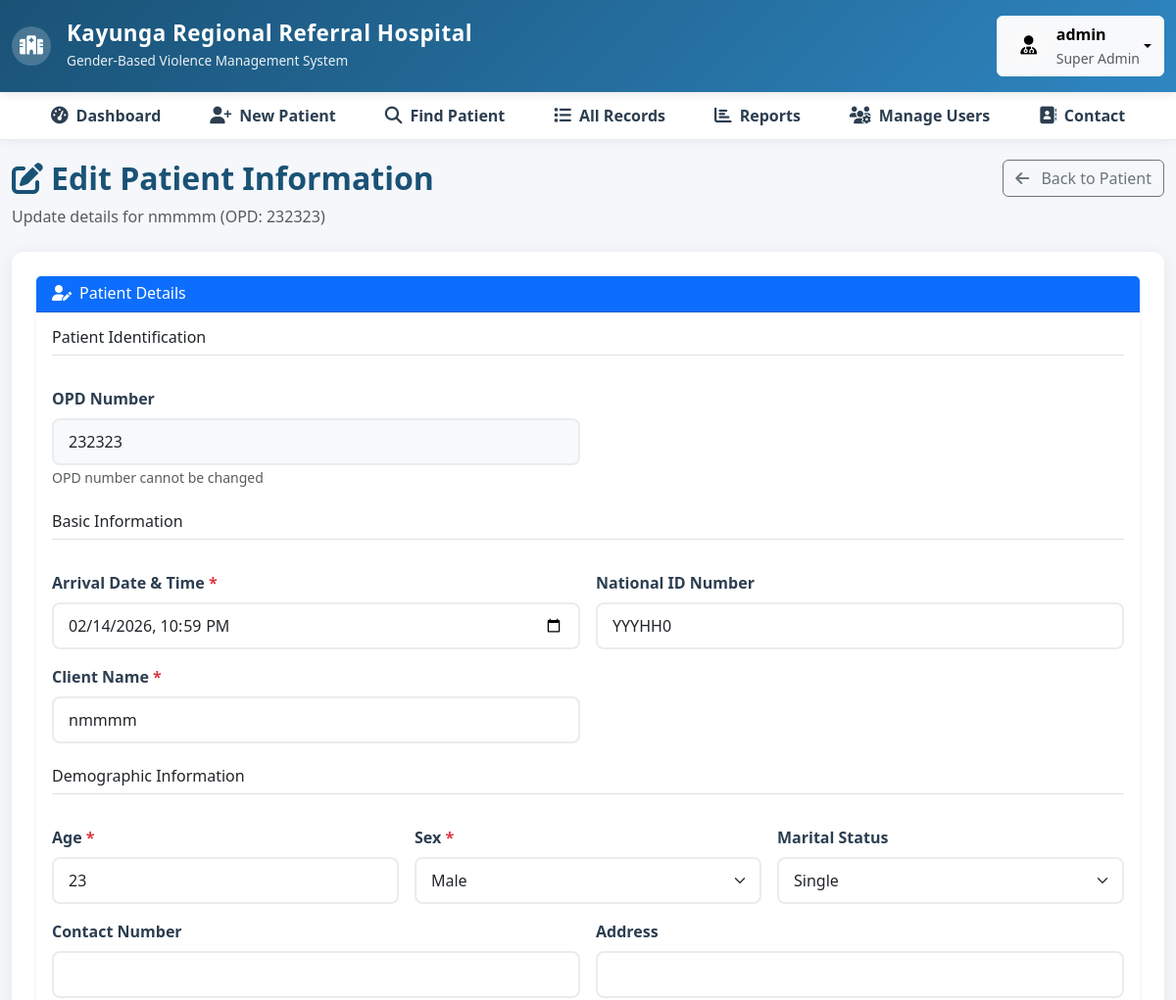
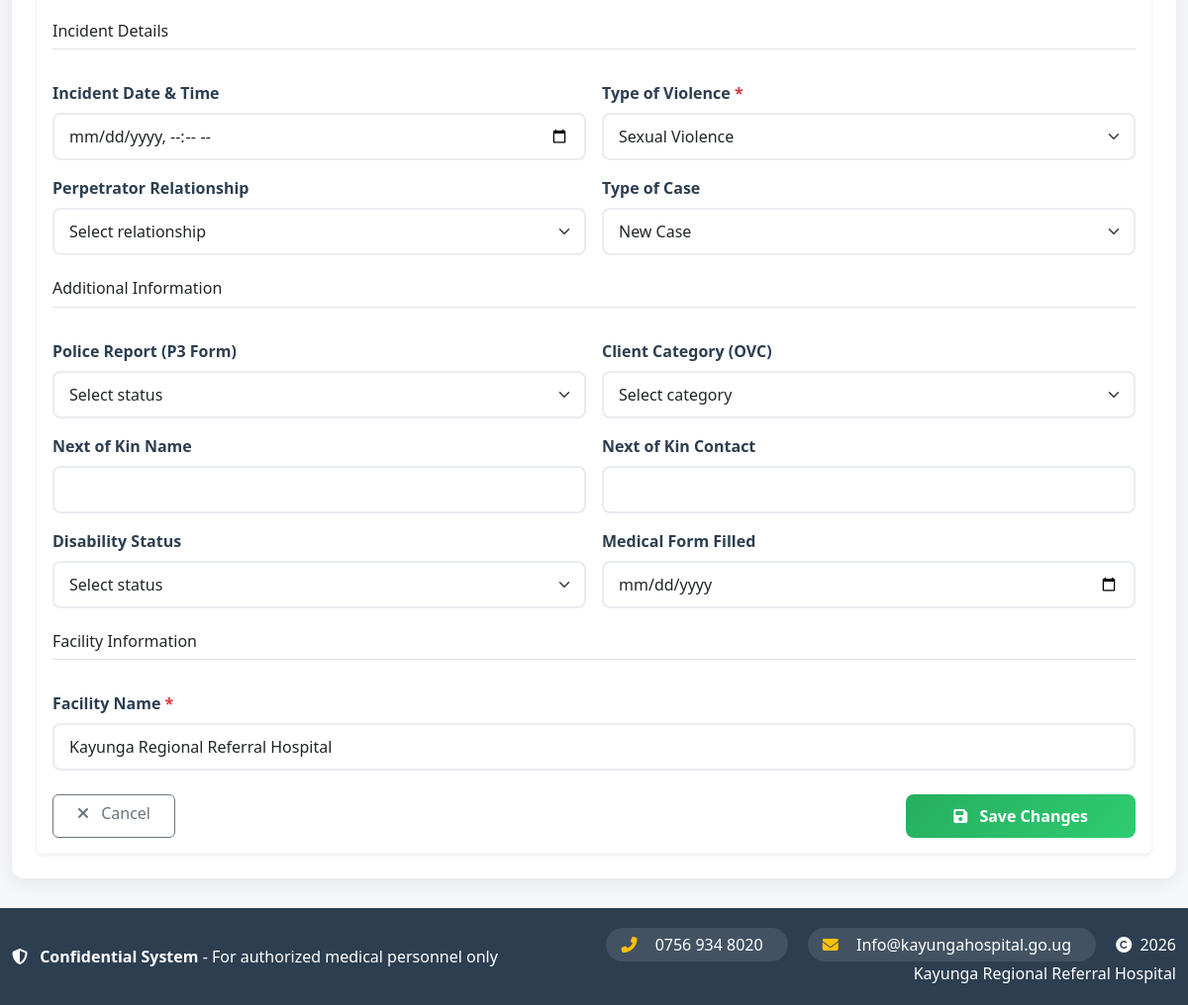
The page /edit_patient/232323 (signed in) on the database its author committed (2 pictures, top to bottom).
### tables this page shows
CREATE TABLE patients (
        id INTEGER PRIMARY KEY AUTOINCREMENT,
        patient_id TEXT UNIQUE NOT NULL,
        arrival_datetime TEXT NOT NULL,
        national_id TEXT,
        client_name TEXT NOT NULL,
        address TEXT,
        contact_no TEXT,
        next_of_kin TEXT,
        next_of_kin_contact TEXT,
        ovc TEXT,
        age INTEGER NOT NULL,
        sex TEXT NOT NULL,
        marital_status TEXT,
        incident_datetime TEXT,
        medical_form_filled TEXT,
        p3_form TEXT,
        disability TEXT,
        perpetrator_relation TEXT,
        type_violence TEXT NOT NULL,
        type_case TEXT,
        facility_name TEXT DEFAULT 'Kayunga Regional Referral Hospital',
        created_at TEXT DEFAULT CURRENT_TIMESTAMP,
        updated_at TEXT DEFAULT CURRENT_TIMESTAMP
    );

### app.py (the view, shortened to what this page needs)
@app.route('/edit_patient/<patient_id>', methods=['GET', 'POST'])
@login_required
def edit_patient(patient_id):
    conn = get_db()
    patient = conn.execute('SELECT * FROM patients WHERE patient_id = ?', (patient_id,)).fetchone()
    if not patient:
        flash('Patient not found', 'danger')
        conn.close()
        return redirect(url_for('patient_lookup'))
    conn.close()
    return render_template('edit_patient.html', patient=patient)

### app.py (called while the page is built)
def get_db():
    if 'db' not in g:
        g.db = sqlite3.connect(DB_NAME)
        g.db.row_factory = sqlite3.Row
    return g.db

@app.template_filter('format_datetime_for_input')
def format_datetime_for_input(value):
    if not value:
        return ''
    try:
        for date_fmt in ['%Y-%m-%d %H:%M:%S', '%Y-%m-%dT%H:%M', '%Y-%m-%d %H:%M', '%Y-%m-%d']:
            try:
                dt = datetime.strptime(value, date_fmt)
                return dt.strftime('%Y-%m-%dT%H:%M')
            except:
                continue
        return value
    except:
        return value

@app.context_processor
def inject_now():
    return dict(now=datetime.now())

def login_required(f):
    @wraps(f)
    def decorated(*args, **kwargs):
        if 'user_id' not in session:
            flash('Please log in to access this page.', 'warning')
            return redirect(url_for('login'))
        return f(*args, **kwargs)
    return decorated

### templates/edit_patient.html (shortened to what this page needs)
{% extends "base.html" %}
{% block page_header %}
<i class="fas fa-edit me-2"></i>Edit Patient Information
{% endblock %}
{% block page_subtitle %}
Update details for {{ patient.client_name }} (OPD: {{ patient.patient_id }})
{% endblock %}
{% block page_actions %}
<a href="{{ url_for('patient_lookup', search_term=patient.patient_id, search_by='patient_id') }}"
   class="btn btn-outline-secondary">
    <i class="fas fa-arrow-left me-2"></i> Back to Patient
</a>
{% endblock %}
{% block content %}
<div class="content-wrapper">
    <form method="POST">
        <div class="card border-0 shadow-sm">
            <div class="card-header bg-primary text-white">
                <h6 class="mb-0"><i class="fas fa-user-edit me-2"></i>Patient Details</h6>
            </div>
            <div class="card-body">
                <div class="row g-3">
                    <div class="col-12">
                        <h6 class="border-bottom pb-2 mb-3">Patient Identification</h6>
                    </div>
                    <div class="col-md-6">
                        <label class="form-label">OPD Number</label>
                        <input type="text" class="form-control bg-light"
                               value="{{ patient.patient_id }}" readonly>
                        <small class="form-text text-muted">OPD number cannot be changed</small>
                    </div>
                    <div class="col-12 mt-4">
                        <h6 class="border-bottom pb-2 mb-3">Basic Information</h6>
                    </div>
                    <div class="col-md-6">
                        <label class="form-label">Arrival Date & Time <span class="text-danger">*</span></label>
                        <input type="datetime-local" class="form-control" name="arrival_datetime"
                               value="{{ patient.arrival_datetime|format_datetime_for_input }}" required>
                    </div>
                    <div class="col-md-6">
                        <label class="form-label">National ID Number</label>
                        <input type="text" class="form-control" name="national_id"
                               value="{{ patient.national_id or '' }}">
                    </div>
                    <div class="col-md-6">
                        <label class="form-label">Client Name <span class="text-danger">*</span></label>
                        <input type="text" class="form-control" name="client_name"
                               value="{{ patient.client_name }}" required>
                    </div>
                    <div class="col-12 mt-4">
                        <h6 class="border-bottom pb-2 mb-3">Demographic Information</h6>
                    </div>
                    <div class="col-md-4">
                        <label class="form-label">Age <span class="text-danger">*</span></label>
                        <input type="number" class="form-control" name="age"
                               value="{{ patient.age }}" min="0" max="120" required>
                    </div>
                    <div class="col-md-4">
                        <label class="form-label">Sex <span class="text-danger">*</span></label>
                        <select class="form-select" name="sex" required>
                            <option value="M" {% if patient.sex == 'M' %}selected{% endif %}>Male</option>
                        </select>
                    </div>
                    <div class="col-md-4">
                        <label class="form-label">Marital Status</label>
                        <select class="form-select" name="marital_status">
                            <option value="Single" {% if patient.marital_status == 'Single' %}selected{% endif %}>Single</option>
                        </select>
                    </div>
                    <div class="col-md-6">
                        <label class="form-label">Contact Number</label>
                        <input type="tel" class="form-control" name="contact_no"
                               value="{{ patient.contact_no or '' }}">
                    </div>
                    <div class="col-md-6">
                        <label class="form-label">Address</label>
                        <input type="text" class="form-control" name="address"
                               value="{{ patient.address or '' }}">
                    </div>
                    <div class="col-12 mt-4">
                        <h6 class="border-bottom pb-2 mb-3">Incident Details</h6>
                    </div>
                    <div class="col-md-6">
                        <label class="form-label">Incident Date & Time</label>
                        <input type="datetime-local" class="form-control" name="incident_datetime"
                               value="{{ patient.incident_datetime|format_datetime_for_input if patient.incident_datetime else '' }}">
                    </div>
                    <div class="col-md-6">
                        <label class="form-label">Type of Violence <span class="text-danger">*</span></label>
                        <select class="form-select" name="type_violence" required>
                            <option value="Sexual" {% if patient.type_violence == 'Sexual' %}selected{% endif %}>Sexual Violence</option>
                        </select>
                    </div>
                    <div class="col-md-6">
                        <label class="form-label">Perpetrator Relationship</label>
                        <select class="form-select" name="perpetrator_relation">
                            <option value="">Select relationship</option>
                        </select>
                    </div>
                    <div class="col-md-6">
                        <label class="form-label">Type of Case</label>
                        <select class="form-select" name="type_case">
                            <option value="New" {% if patient.type_case == 'New' %}selected{% endif %}>New Case</option>
                        </select>
                    </div>
                    <div class="col-12 mt-4">
                        <h6 class="border-bottom pb-2 mb-3">Additional Information</h6>
                    </div>
                    <div class="col-md-6">
                        <label class="form-label">Police Report (P3 Form)</label>
                        <select class="form-select" name="p3_form">
                            <option value="">Select status</option>
                        </select>
                    </div>
                    <div class="col-md-6">
                        <label class="form-label">Client Category (OVC)</label>
                        <select class="form-select" name="ovc">
                            <option value="">Select category</option>
                        </select>
                    </div>
                    <div class="col-md-6">
                        <label class="form-label">Next of Kin Name</label>
                        <input type="text" class="form-control" name="next_of_kin"
                               value="{{ patient.next_of_kin or '' }}">
                    </div>
                    <div class="col-md-6">
                        <label class="form-label">Next of Kin Contact</label>
                        <input type="text" class="form-control" name="next_of_kin_contact"
                               value="{{ patient.next_of_kin_contact or '' }}">
                    </div>
                    <div class="col-md-6">
                        <label class="form-label">Disability Status</label>
                        <select class="form-select" name="disability">
                            <option value="">Select status</option>
                        </select>
                    </div>
                    <div class="col-md-6">
                        <label class="form-label">Medical Form Filled</label>
                        <input type="date" class="form-control" name="medical_form_filled"
                               value="{{ patient.medical_form_filled or '' }}">
                    </div>
                    <div class="col-12 mt-4">
                        <h6 class="border-bottom pb-2 mb-3">Facility Information</h6>
                    </div>
                    <div class="col-md-12">
                        <label class="form-label">Facility Name <span class="text-danger">*</span></label>
                        <input type="text" class="form-control" name="facility_name"
                               value="{{ patient.facility_name or 'Kayunga Regional Referral Hospital' }}"
                               required>
                    </div>
                    <div class="col-12 mt-4">
                        <div class="d-flex justify-content-between">
                            <a href="{{ url_for('patient_lookup', search_term=patient.patient_id, search_by='patient_id') }}"
                               class="btn btn-outline-secondary px-4">
                                <i class="fas fa-times me-2"></i> Cancel
                            </a>
                            <button type="submit" class="btn btn-success px-5">
                                <i class="fas fa-save me-2"></i> Save Changes
                            </button>
                        </div>
                    </div>
                </div>
            </div>
        </div>
    </form>
</div>
{% endblock %}

### templates/base.html (style rules this page uses)
:root { --primary-color: #1a5276; --secondary-color: #2e86c1; --accent-color: #e74c3c; --success-color: #27ae60; --warning-color: #f39c12; --info-color: #3498db; --light-color: #f8f9fa; --dark-color: #2c3e50; --sidebar-width: 260px; --transition-speed: 0.3s; }
* { margin: 0; padding: 0; box-sizing: border-box; }
body { font-family: 'Segoe UI', Tahoma, Geneva, Verdana, sans-serif; background-color: #f5f7fa; color: #333; min-height: 100vh; display: flex; flex-direction: column; }
.content-wrapper { background: white; border-radius: 12px; box-shadow: 0 4px 20px rgba(0,0,0,0.08); padding: 25px; margin-bottom: 30px; animation: fadeIn 0.5s ease-out; }
.btn-success { background: linear-gradient(135deg, #27ae60, #2ecc71); border: none; padding: 10px 24px; border-radius: 8px; font-weight: 600; transition: all 0.3s; }
.form-control, .form-select { border: 2px solid #e9ecef; border-radius: 8px; padding: 10px 15px; transition: all 0.3s; }
.form-label { font-weight: 600; color: var(--dark-color); margin-bottom: 8px; }

### rows shown on the page
patients: client_name "nmmmm", patient_id "232323", arrival_datetime "02/14/2026 22:59", national_id "YYYHH0", age "23", sex "Male", marital_status "Single", type_violence "Sexual Violence", type_case "New Case", facility_name "Kayunga Regional Referral Hospital"

### other values the page prints
{{ session.get('full_name', session.get('username', 'User')) }} "admin"
